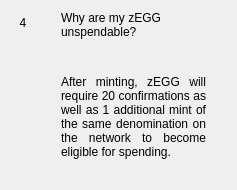
                  <widget class="QWidget" name="widgetFaq4" native="true">
                   <layout class="QHBoxLayout" name="horizontalPage_4" stretch="0,1">
                    <item alignment="Qt::AlignTop">
                     <widget class="QLabel" name="labelNumber4">
                      <property name="minimumSize">
                       <size>
                        <width>24</width>
                        <height>24</height>
                       </size>
                      </property>
                      <property name="maximumSize">
                       <size>
                        <width>16777215</width>
                        <height>24</height>
                       </size>
                      </property>
                      <property name="text">
                       <string>4</string>
                      </property>
                      <property name="alignment">
                       <set>Qt::AlignCenter</set>
                      </property>
                     </widget>
                    </item>
                    <item>
                     <layout class="QVBoxLayout" name="verticalLayoutPage_4">
                      <property name="leftMargin">
                       <number>20</number>
                      </property>
                      <property name="rightMargin">
                       <number>20</number>
                      </property>
                      <item>
                       <widget class="QLabel" name="labelSubtitle4">
                        <property name="text">
                         <string>Why are my zEGG unspendable?</string>
                        </property>
                        <property name="wordWrap">
                         <bool>true</bool>
                        </property>
                       </widget>
                      </item>
                      <item>
                       <spacer name="verticalSpacer_40">
                        <property name="orientation">
                         <enum>Qt::Vertical</enum>
                        </property>
                        <property name="sizeType">
                         <enum>QSizePolicy::Fixed</enum>
                        </property>
                        <property name="sizeHint" stdset="0">
                         <size>
                          <width>20</width>
                          <height>30</height>
                         </size>
                        </property>
                       </spacer>
                      </item>
                      <item>
                       <widget class="QLabel" name="labelContent4">
                        <property name="text">
                         <string>
                           &lt;html&gt;&lt;head/&gt;&lt;body&gt;&lt;p align=&quot;justify&quot;&gt;
                           After minting, zEGG will require 20 confirmations as well as 1
                           additional mint of the same denomination on the network to
                           become eligible for spending.
                           &lt;/p&gt;&lt;/body&gt;&lt;/html&gt;
                         </string>
                        </property>
                        <property name="alignment">
                         <set>Qt::AlignLeading|Qt::AlignLeft|Qt::AlignTop</set>
                        </property>
                        <property name="wordWrap">
                         <bool>true</bool>
                        </property>
                       </widget>
                      </item>
                      <item>
                       <spacer name="verticalSpacer_41">
                        <property name="orientation">
                         <enum>Qt::Vertical</enum>
                        </property>
                        <property name="sizeHint" stdset="0">
                         <size>
                          <width>20</width>
                          <height>20</height>
                         </size>
                        </property>
                       </spacer>
                      </item>
                     </layout>
                    </item>
                   </layout>
                  </widget>
